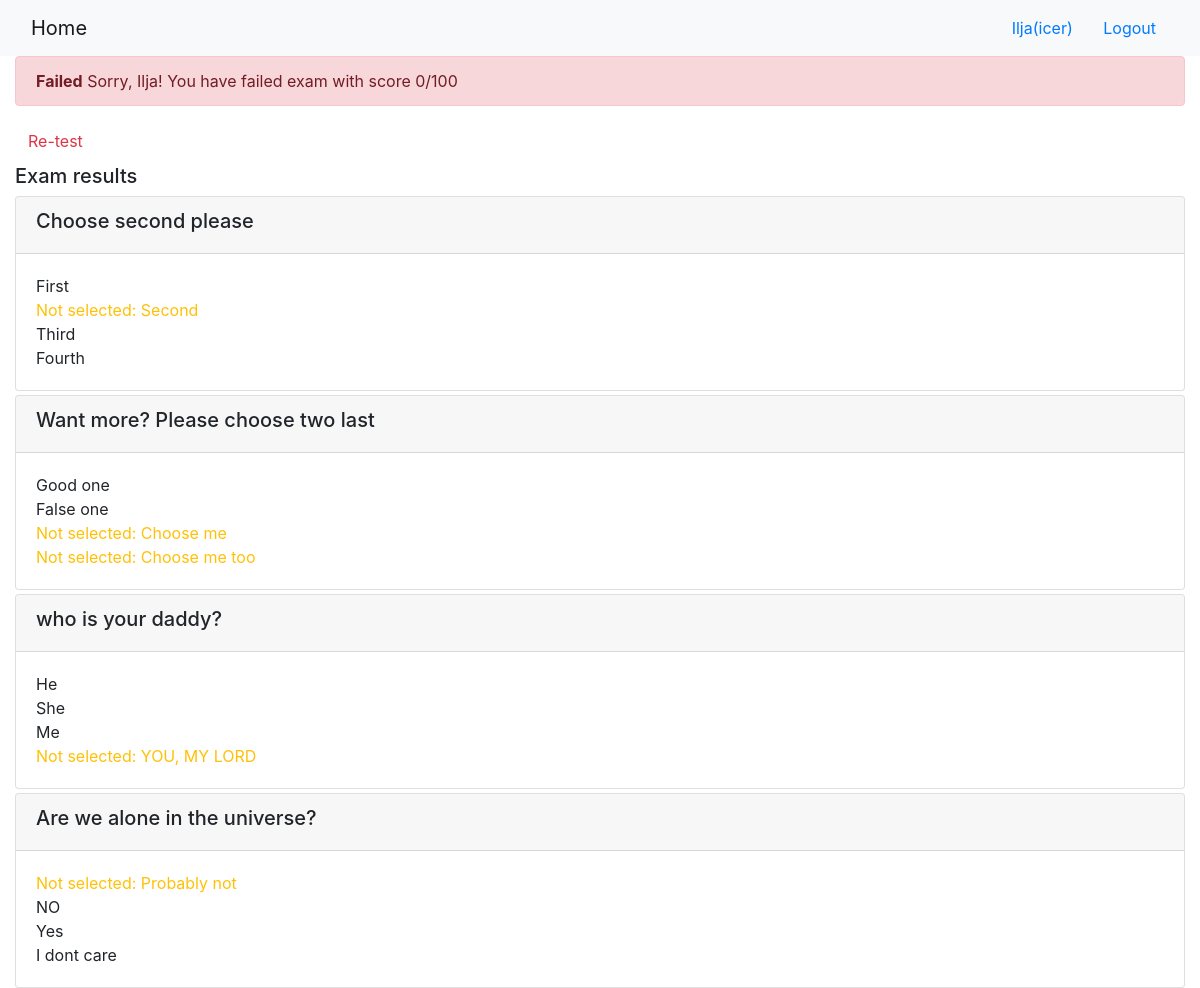
The app's page /course/1/submission/1/result/ (signed in) with its own data.
### onlinecourse/models.py (models this page shows)
class Question(models.Model):
    course_id = models.ForeignKey(Course, on_delete=models.CASCADE)
    question_text = models.CharField(max_length=500)
    grade = models.IntegerField(default=0)
    def is_get_score(self, selected_ids):
        answers_count = selected_correct = selected_not_correct = 0
        for choice in self.choice_set.all():
            if choice.is_correct:
                answers_count += 1
                if choice.id in selected_ids:
                    selected_correct += 1
            elif choice.id in selected_ids: #if choice is not correct but selected
                selected_not_correct += 1
        return answers_count == selected_correct and not selected_not_correct

class Choice(models.Model):
    question_id = models.ForeignKey(Question, on_delete=models.CASCADE)
    choice_text = models.CharField(max_length=500)
    is_correct = models.BooleanField(default=False)

### onlinecourse/views.py (the view)
def show_exam_result(request, course_id, submission_id):
    course = Course.objects.get(id=course_id)
    submission = Submission.objects.get(id=submission_id)
    selected_chocies = submission.chocies.values_list('id', flat=True).all()
    grade = 0
    for question in course.question_set.all():
        if question.is_get_score(selected_chocies):
            grade += question.grade
    context = {
        'grade': grade,
        'course': course,
        'selected_chocies': selected_chocies
    }
    return render(request, 'onlinecourse/exam_result_bootstrap.html', context)

### onlinecourse/templates/onlinecourse/exam_result_bootstrap.html (shortened to what this page needs)
<!DOCTYPE html>
<html lang="en">
<head>
    {% load static %}
    <link rel="stylesheet" href="https://maxcdn.bootstrapcdn.com/bootstrap/4.5.2/css/bootstrap.min.css">
</head>
<body>
 <nav class="navbar navbar-light bg-light">
    <div class="container-fluid">
        <div class="navbar-header">
              <a class="navbar-brand" href="{% url 'onlinecourse:index' %}">Home</a>
        </div>
        <ul class="nav navbar-nav navbar-right">
            {% if user.is_authenticated %}
            <li>
                <a class="btn btn-link" href="#">{{ user.first_name }}({{ user.username }})</a>
                <a class="btn btn-link" href="{% url 'onlinecourse:logout' %}">Logout</a>
            </li>
            {% endif %}
        </ul>
    </div>
</nav>
<div class="container-fluid">
    {% if grade > 80 %}
    <div class="alert alert-success">
        <b>Congratulations, {{user.first_name}}!</b> You have passed the exam and completed the course with score {{ grade }}/100
    </div>
        {% else %}
        <div class="alert alert-danger">
            <b>Failed</b> Sorry, {{user.first_name}}! You have failed exam with score {{ grade }}/100
        </div>
        <a class="btn btn-link text-danger" href="{% url 'onlinecourse:course_details' course.id %}">Re-test</a>
        {% endif %}
        <div class="card-columns-vertical mt-1">
        <h5 class="">Exam results</h5>
            {% for question in course.question_set.all %}
            <div class="card mt-1">
                <div class="card-header"><h5>{{ question.question_text}}</h5></div>
                <div class="card-body">
                    {% for choice in question.choice_set.all %}
                        {% if choice.is_correct and choice.id in selected_chocies %}
                        <div class="text-success">
                            Correct answer: {{choice.choice_text}}
                        </div>
                        {% elif choice.is_correct and choice.id not in selected_chocies %}
                        <div class="text-warning">
                            Not selected: {{choice.choice_text}}
                        </div>
                        {% elif not choice.is_correct and choice.id in selected_chocies %}
                        <div class="text-danger">
                            Wrong answer: {{choice.choice_text}}
                        </div>
                        {% else %}
                            {{choice.choice_text}}</br>
                        {% endif %}
                    {% endfor %}
                </div>
            </div>
            {% endfor %}
        </div>
    </div>
</body>
</html>

### records on screen
Question: question_text "Choose second please"
Choice: choice_text "First"
Choice: choice_text "Second"
Choice: choice_text "Third"
Choice: choice_text "Fourth"
Question: question_text "Want more? Please choose two last"
Choice: choice_text "Good one"
Choice: choice_text "False one"
Choice: choice_text "Choose me"
Choice: choice_text "Choose me too"
Question: question_text "who is your daddy?"
Choice: choice_text "He"
Choice: choice_text "She"
Choice: choice_text "Me"
Choice: choice_text "YOU, MY LORD"
Question: question_text "Are we alone in the universe?"
Choice: choice_text "Probably not"
Choice: choice_text "NO"
Choice: choice_text "Yes"
Choice: choice_text "I dont care"

### other values on screen
{{ user.first_name }} "Ilja"
{{ user.username }} "icer"
{{ grade }} "0"
